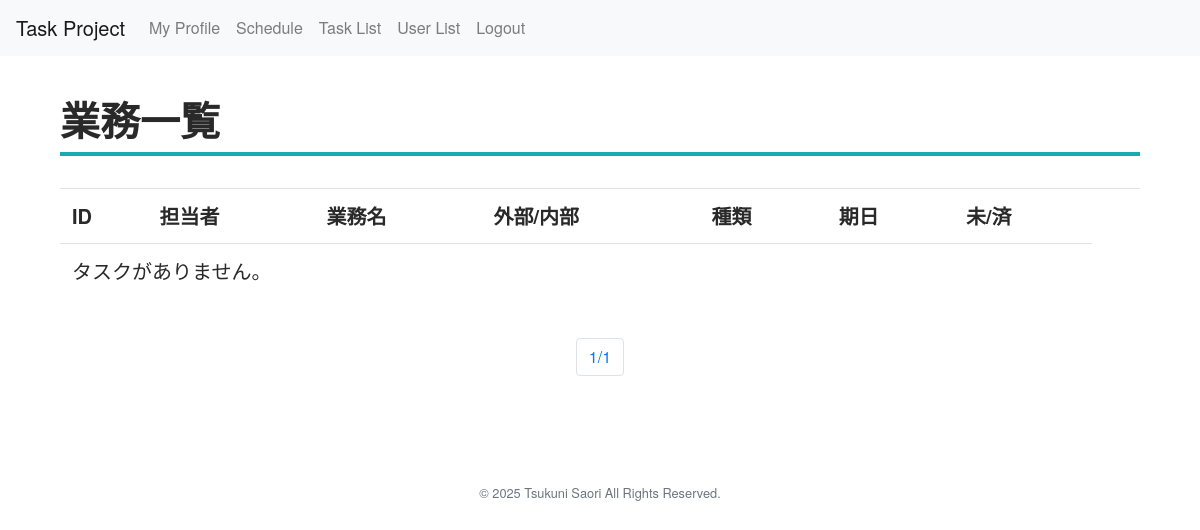
Before: /task_app/task_list/ (signed in) with the older database file.
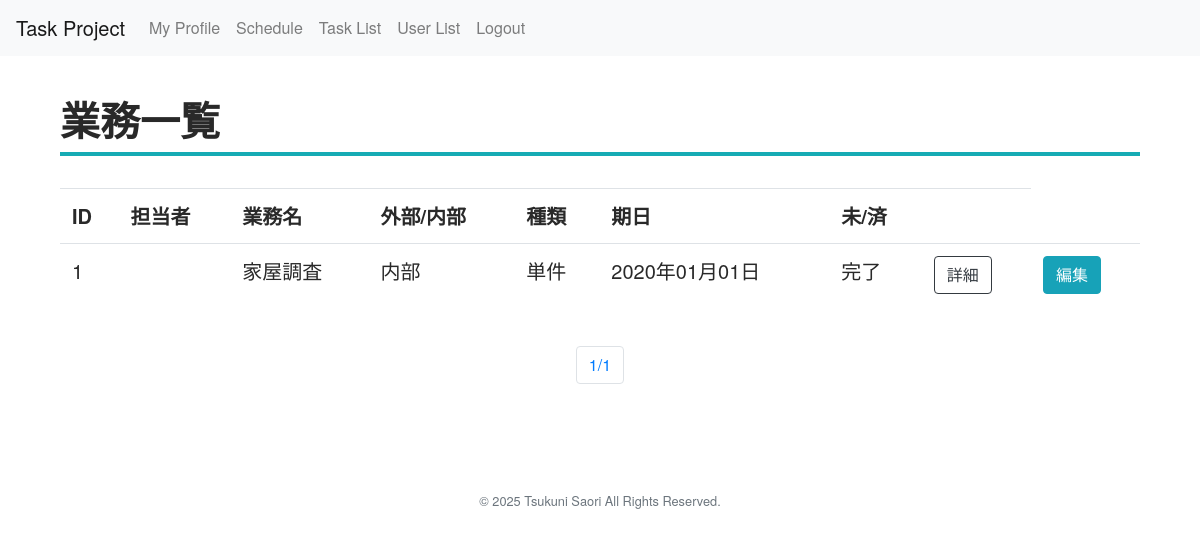
After: the same page with the newer database file.
### task_app/models.py (models this page shows, shortened)
class Task(models.Model):
    owner = models.ForeignKey(CustomUser, on_delete=models.CASCADE, \
        related_name='task_owner')
    title = models.CharField(max_length=50, blank=False, )
    work =  models.TextField(max_length=1000, blank=True, null=True,)
    boundary = models.CharField(max_length=5, choices=BOUNDARY_CHOICES)
    category = models.CharField(max_length=10, choices=CATEGORY_CHOICES)
    reception_date = models.DateField()
    due_date = models.DateField()
    work_progress = models.CharField(max_length=10, blank=False, )
    completion_date = models.DateField(null=True, blank=True)  # 完了日を追加
    option = models.TextField(max_length=1000, blank=True, null=True,)
    class Meta:
        ordering = ('id',)

### task_app/views.py (the view)
# urls.py: path('task_list/', views.task_list, name='task_list'),
@login_required(login_url='/task_app/login')
def task_list(request):
    tasks = Task.objects.all() # 全てのタスクを取得
    max = 5 # 1ページあたりの表示数
    paginator = Paginator(tasks, max) # ページネーションでページを取得
    page_number = int(request.GET.get('page', 1))  # デフォルトは 1 ページ目
    page_obj = paginator.get_page(page_number) # get_page(page) を呼ぶと、page目のPageインスタンスを取得します。
    params = {
        'title' : '業務一覧' ,
        'tasks' : page_obj ,
    }
    return render(request, 'task_app/task_list.html', params)

### task_app/templates/task_app/task_list.html (shortened to what this page needs)
{% extends 'base.html' %}
{% block content %}
    <div class="container">
        <h1>{{ title }}</h1>
        <table class="table">
            <tr>
                <th>ID</th>
                <th>担当者</th>
                <th>業務名</th>
                <th>外部/内部</th>
                <th>種類</th>
                <th>期日</th>
                <th>未/済</th>
                <th></th>
            </tr>
            {% for task in tasks %}
                <tr>
                    <td>{{ task.id }}</td>
                    <td>{{ task.owner.first_name }}{{ task.owner.last_name }}</td>
                    <td>{{ task.title }}</td>
                    <td>{{ task.boundary }}</td>
                    <td>{{ task.category }}</td>
                    <td>{{ task.due_date|date:"Y年m月d日" }}</td>
                    <td>{{ task.work_progress }}</td>
                    <td><a href="{% url 'detail_task' task.id %}"class="btn btn-outline-dark">詳細</a></td>
                    <td><a href="{% url 'edit_task' task.id %}" class="btn btn-info">編集</a></td>
                </tr>
            {% empty %}
                <tr>
                    <td colspan="7">タスクがありません。</td>
                </tr>
            {% endfor %}
        </table>
        <br>
        <ul class="pagination justify-content-center">
            <li class="page-item">
                <span class="page-link">
                    {{ tasks.number }}/{{ tasks.paginator.num_pages }}
                </span>
            </li>
        </ul>
    </div>
{% endblock %}

Changed rows visible on the page:
added Task: id "1", title "家屋調査", boundary "内部", category "単件", due_date "2020年01月01日", work_progress "完了"
Other visible differences:
text no longer shown: "タスクがありません。"
